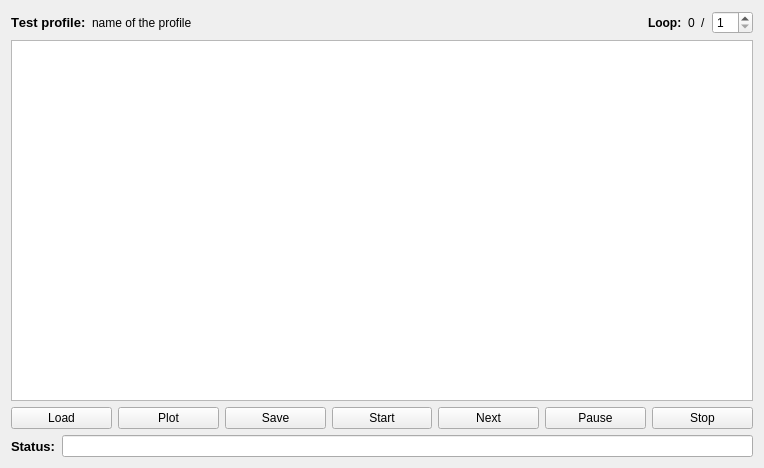
<?xml version="1.0" encoding="UTF-8"?>
<ui version="4.0">
 <class>TestSequencer</class>
 <widget class="QWidget" name="TestSequencer">
  <property name="geometry">
   <rect>
    <x>0</x>
    <y>0</y>
    <width>764</width>
    <height>468</height>
   </rect>
  </property>
  <property name="windowTitle">
   <string>Form</string>
  </property>
  <layout class="QVBoxLayout" name="verticalLayout">
   <item>
    <layout class="QHBoxLayout" name="horizontalLayout_3">
     <item>
      <widget class="QLabel" name="label">
       <property name="font">
        <font>
         <pointsize>10</pointsize>
         <weight>75</weight>
         <bold>true</bold>
         <kerning>false</kerning>
        </font>
       </property>
       <property name="text">
        <string>Test profile:</string>
       </property>
      </widget>
     </item>
     <item>
      <widget class="QLabel" name="profileLabel">
       <property name="text">
        <string>name of the profile</string>
       </property>
      </widget>
     </item>
     <item>
      <spacer name="horizontalSpacer">
       <property name="orientation">
        <enum>Qt::Horizontal</enum>
       </property>
       <property name="sizeHint" stdset="0">
        <size>
         <width>40</width>
         <height>20</height>
        </size>
       </property>
      </spacer>
     </item>
     <item>
      <widget class="QLabel" name="label_3">
       <property name="font">
        <font>
         <weight>75</weight>
         <bold>true</bold>
        </font>
       </property>
       <property name="text">
        <string>Loop:</string>
       </property>
      </widget>
     </item>
     <item>
      <widget class="QLabel" name="loopLabel">
       <property name="text">
        <string>0</string>
       </property>
      </widget>
     </item>
     <item>
      <widget class="QLabel" name="label_5">
       <property name="text">
        <string>/</string>
       </property>
      </widget>
     </item>
     <item>
      <widget class="QSpinBox" name="loopSpinBox">
       <property name="minimum">
        <number>1</number>
       </property>
      </widget>
     </item>
    </layout>
   </item>
   <item>
    <widget class="QTableView" name="testProfileTableView">
     <property name="toolTip">
      <string>&lt;html&gt;&lt;head/&gt;&lt;body&gt;&lt;p&gt;Test profile&lt;/p&gt;&lt;/body&gt;&lt;/html&gt;</string>
     </property>
     <property name="alternatingRowColors">
      <bool>true</bool>
     </property>
     <property name="cornerButtonEnabled">
      <bool>true</bool>
     </property>
    </widget>
   </item>
   <item>
    <layout class="QHBoxLayout" name="horizontalLayout">
     <item>
      <widget class="QPushButton" name="loadButton">
       <property name="toolTip">
        <string>&lt;html&gt;&lt;head/&gt;&lt;body&gt;&lt;p&gt;Load test profile&lt;/p&gt;&lt;/body&gt;&lt;/html&gt;</string>
       </property>
       <property name="text">
        <string>Load</string>
       </property>
      </widget>
     </item>
     <item>
      <widget class="QPushButton" name="plotButton">
       <property name="text">
        <string>Plot</string>
       </property>
      </widget>
     </item>
     <item>
      <widget class="QPushButton" name="saveButton">
       <property name="toolTip">
        <string>&lt;html&gt;&lt;head/&gt;&lt;body&gt;&lt;p&gt;Load test profile&lt;/p&gt;&lt;/body&gt;&lt;/html&gt;</string>
       </property>
       <property name="text">
        <string>Save</string>
       </property>
      </widget>
     </item>
     <item>
      <widget class="QPushButton" name="startButton">
       <property name="toolTip">
        <string>&lt;html&gt;&lt;head/&gt;&lt;body&gt;&lt;p&gt;Start the test profile&lt;/p&gt;&lt;/body&gt;&lt;/html&gt;</string>
       </property>
       <property name="text">
        <string>Start</string>
       </property>
      </widget>
     </item>
     <item>
      <widget class="QPushButton" name="nextButton">
       <property name="toolTip">
        <string>&lt;html&gt;&lt;head/&gt;&lt;body&gt;&lt;p&gt;Goto next step&lt;/p&gt;&lt;/body&gt;&lt;/html&gt;</string>
       </property>
       <property name="text">
        <string>Next</string>
       </property>
      </widget>
     </item>
     <item>
      <widget class="QPushButton" name="pauseButton">
       <property name="toolTip">
        <string>&lt;html&gt;&lt;head/&gt;&lt;body&gt;&lt;p&gt;Pause test profile&lt;/p&gt;&lt;/body&gt;&lt;/html&gt;</string>
       </property>
       <property name="text">
        <string>Pause</string>
       </property>
      </widget>
     </item>
     <item>
      <widget class="QPushButton" name="stopButton">
       <property name="toolTip">
        <string>&lt;html&gt;&lt;head/&gt;&lt;body&gt;&lt;p&gt;Stop the test profile&lt;/p&gt;&lt;/body&gt;&lt;/html&gt;</string>
       </property>
       <property name="text">
        <string>Stop</string>
       </property>
      </widget>
     </item>
    </layout>
   </item>
   <item>
    <layout class="QHBoxLayout" name="horizontalLayout_2">
     <item>
      <widget class="QLabel" name="label_2">
       <property name="font">
        <font>
         <pointsize>10</pointsize>
         <weight>75</weight>
         <bold>true</bold>
         <kerning>false</kerning>
        </font>
       </property>
       <property name="text">
        <string>Status:</string>
       </property>
      </widget>
     </item>
     <item>
      <widget class="QLineEdit" name="statusEdit">
       <property name="readOnly">
        <bool>true</bool>
       </property>
      </widget>
     </item>
    </layout>
   </item>
  </layout>
 </widget>
 <resources/>
 <connections/>
</ui>
